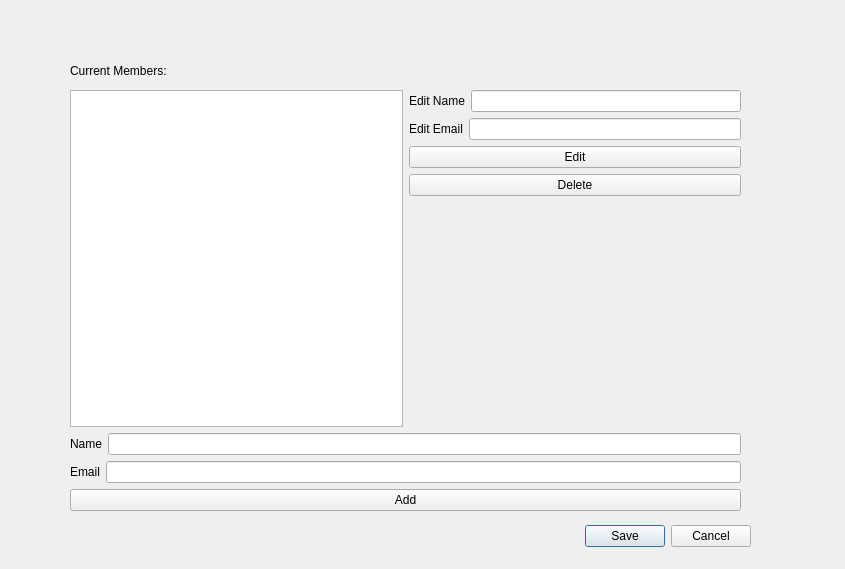
<?xml version="1.0" encoding="UTF-8"?>
<ui version="4.0">
 <class>Dialog</class>
 <widget class="QDialog" name="Dialog">
  <property name="geometry">
   <rect>
    <x>0</x>
    <y>0</y>
    <width>845</width>
    <height>569</height>
   </rect>
  </property>
  <property name="windowTitle">
   <string>Dialog</string>
  </property>
  <widget class="QDialogButtonBox" name="buttonBox">
   <property name="geometry">
    <rect>
     <x>410</x>
     <y>520</y>
     <width>341</width>
     <height>32</height>
    </rect>
   </property>
   <property name="orientation">
    <enum>Qt::Horizontal</enum>
   </property>
   <property name="standardButtons">
    <set>QDialogButtonBox::Cancel|QDialogButtonBox::Save</set>
   </property>
  </widget>
  <widget class="QLabel" name="label">
   <property name="geometry">
    <rect>
     <x>70</x>
     <y>50</y>
     <width>151</width>
     <height>41</height>
    </rect>
   </property>
   <property name="text">
    <string>Current Members:</string>
   </property>
  </widget>
  <widget class="QWidget" name="">
   <property name="geometry">
    <rect>
     <x>70</x>
     <y>90</y>
     <width>671</width>
     <height>421</height>
    </rect>
   </property>
   <layout class="QVBoxLayout" name="verticalLayout_3">
    <item>
     <layout class="QHBoxLayout" name="horizontalLayout_3">
      <item>
       <widget class="QListWidget" name="member_ListWidget"/>
      </item>
      <item>
       <layout class="QVBoxLayout" name="verticalLayout">
        <item>
         <layout class="QHBoxLayout" name="horizontalLayout">
          <item>
           <widget class="QLabel" name="edit_name_label">
            <property name="text">
             <string>Edit Name</string>
            </property>
           </widget>
          </item>
          <item>
           <widget class="QLineEdit" name="edit_name_LineEdit"/>
          </item>
         </layout>
        </item>
        <item>
         <layout class="QHBoxLayout" name="horizontalLayout_2">
          <item>
           <widget class="QLabel" name="Edit_Email_Label">
            <property name="text">
             <string>Edit Email</string>
            </property>
           </widget>
          </item>
          <item>
           <widget class="QLineEdit" name="edit_email_LineEdit"/>
          </item>
         </layout>
        </item>
        <item>
         <widget class="QPushButton" name="edit_Member_button">
          <property name="text">
           <string>Edit</string>
          </property>
         </widget>
        </item>
        <item>
         <widget class="QPushButton" name="delete_Member_button">
          <property name="text">
           <string>Delete</string>
          </property>
         </widget>
        </item>
        <item>
         <spacer name="verticalSpacer_2">
          <property name="orientation">
           <enum>Qt::Vertical</enum>
          </property>
          <property name="sizeHint" stdset="0">
           <size>
            <width>20</width>
            <height>40</height>
           </size>
          </property>
         </spacer>
        </item>
       </layout>
      </item>
     </layout>
    </item>
    <item>
     <layout class="QVBoxLayout" name="verticalLayout_2">
      <item>
       <layout class="QHBoxLayout" name="horizontalLayout_4">
        <item>
         <widget class="QLabel" name="label_2">
          <property name="text">
           <string>Name</string>
          </property>
         </widget>
        </item>
        <item>
         <widget class="QLineEdit" name="add_name_LineEdit"/>
        </item>
       </layout>
      </item>
      <item>
       <layout class="QHBoxLayout" name="horizontalLayout_5">
        <item>
         <widget class="QLabel" name="label_3">
          <property name="text">
           <string>Email</string>
          </property>
         </widget>
        </item>
        <item>
         <widget class="QLineEdit" name="add_email_LineEdit"/>
        </item>
       </layout>
      </item>
      <item>
       <widget class="QPushButton" name="add_Member_button">
        <property name="text">
         <string>Add</string>
        </property>
       </widget>
      </item>
     </layout>
    </item>
   </layout>
  </widget>
 </widget>
 <resources/>
 <connections>
  <connection>
   <sender>buttonBox</sender>
   <signal>accepted()</signal>
   <receiver>Dialog</receiver>
   <slot>accept()</slot>
   <hints>
    <hint type="sourcelabel">
     <x>248</x>
     <y>254</y>
    </hint>
    <hint type="destinationlabel">
     <x>157</x>
     <y>274</y>
    </hint>
   </hints>
  </connection>
  <connection>
   <sender>buttonBox</sender>
   <signal>rejected()</signal>
   <receiver>Dialog</receiver>
   <slot>reject()</slot>
   <hints>
    <hint type="sourcelabel">
     <x>316</x>
     <y>260</y>
    </hint>
    <hint type="destinationlabel">
     <x>286</x>
     <y>274</y>
    </hint>
   </hints>
  </connection>
 </connections>
</ui>
